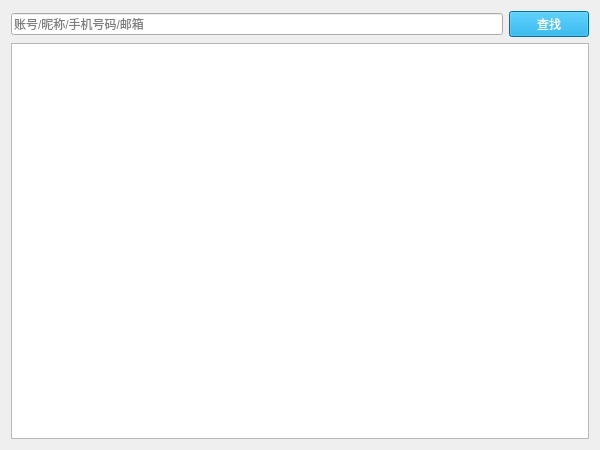
<?xml version="1.0" encoding="UTF-8"?>
<ui version="4.0">
 <class>FormFind</class>
 <widget class="QWidget" name="FormFind">
  <property name="geometry">
   <rect>
    <x>0</x>
    <y>0</y>
    <width>600</width>
    <height>450</height>
   </rect>
  </property>
  <property name="windowTitle">
   <string>查找</string>
  </property>
  <property name="windowIcon">
   <iconset resource="res.qrc">
    <normaloff>:/icon.png</normaloff>:/icon.png</iconset>
  </property>
  <layout class="QVBoxLayout" name="verticalLayout_2">
   <item>
    <layout class="QVBoxLayout" name="verticalLayout">
     <item>
      <layout class="QHBoxLayout" name="horizontalLayout">
       <item>
        <widget class="QLineEdit" name="lineEdit">
         <property name="placeholderText">
          <string>账号/昵称/手机号码/邮箱</string>
         </property>
        </widget>
       </item>
       <item>
        <widget class="QPushButton" name="pushButtonFind">
         <property name="styleSheet">
          <string notr="true">color:white;background-color:rgb(0,155,219)</string>
         </property>
         <property name="text">
          <string>查找</string>
         </property>
        </widget>
       </item>
      </layout>
     </item>
     <item>
      <widget class="QListWidget" name="listWidget">
       <property name="selectionMode">
        <enum>QAbstractItemView::NoSelection</enum>
       </property>
       <property name="iconSize">
        <size>
         <width>60</width>
         <height>60</height>
        </size>
       </property>
       <property name="movement">
        <enum>QListView::Static</enum>
       </property>
       <property name="spacing">
        <number>5</number>
       </property>
       <property name="viewMode">
        <enum>QListView::IconMode</enum>
       </property>
      </widget>
     </item>
    </layout>
   </item>
  </layout>
 </widget>
 <resources>
  <include location="res.qrc"/>
 </resources>
 <connections/>
</ui>
